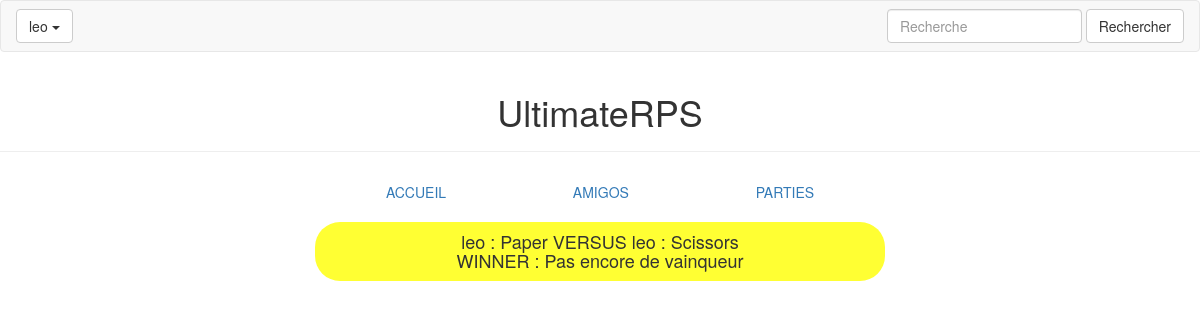
The app's page / (signed in) with its own data.
### game/models.py (models this page shows, shortened)
class Game(models.Model):
	Creator = models.ForeignKey(
		User, related_name='creator', null=True)
	Opponent = models.ForeignKey(
		User, related_name='opponent', null=True, blank=True)
	CreatorHand = models.CharField(
		max_length=10, choices=HANDS, default=NULL)
	OpponentHand = models.CharField(
		max_length=10, choices=HANDS, default=NULL)
	Winner = models.ForeignKey(
		User, related_name='winner', null=True, blank=True)
	Completed = models.DateTimeField(
		null=True, blank=True)
	Created = models.DateTimeField(
		auto_now_add=True)
	Modified = models.DateTimeField(
		auto_now=True)

### accueil/views.py (the view)
# urls.py: 2. Add a URL to urlpatterns:  url(r'^$', views.home, name='home')
def home(request):
	if request.user.is_authenticated():
		parties = Game.objects.filter(Creator=request.user) | Game.objects.filter(Opponent=request.user)
		return render(request, 'accueil/home.html', {'liste_parties' : parties})
	else :
		return render(request, 'accueil/deco.html')

### accueil/templates/accueil/home.html (shortened to what this page needs)
{% extends "base.html" %}
{% block content %}
	{% for partie in liste_parties %}
			<div class = "row" style ="padding-top : 10px"></div>
			<div class="row", style="{% cycle 'background-color: #FFFF33;border-radius: 25px;' 'background-color: #66FF33;border-radius: 25px;' 'background-color: #F84533;border-radius: 25px;' 'background-color: #33CCFF;border-radius: 25px;' %}">
				<div class="col-xs-8 col-xs-offset-2">
					<h4 class="text-center">
						{{ partie.Creator.username }} : {{partie.CreatorHand}} VERSUS
						{{ partie.Opponent.username }} : {{partie.OpponentHand}}
						<br>
						WINNER :
						{% if not partie.Winner %}
							Pas encore de vainqueur
						{% else %}
							{{ partie.Winner }}
						{% endif %}
					</h4>
				</div>
			</div>
		{% empty %}
			<p>Aucune partie</p>
		{% endfor %}
{% endblock %}

### RPSleo/templates/base.html (shortened to what this page needs)
<!DOCTYPE html>
<html lang="fr">
  <head>
    <link href="{% static "/css/bootstrap.min.css" %}" rel="stylesheet">
  </head>
  <body>
    <nav class="navbar navbar-default">
      <div class="container-fluid">
        {% if user.is_authenticated %}
          <div class="dropdown-container">
            <button class="navbar-left btn btn-default navbar-btn dropdown-toggle" type="button" id="dropdownMenu1" data-toggle="dropdown" aria-haspopup="true" aria-expanded="true">
               {{ user.username }}
              <span class="caret"></span>
            </button>
          </div>
        {% endif %}
        <div class=""><span class="pull-right">
          <form id="search" action="/search/" method="get" class="navbar-form navbar-right">
            <div class="form-group">
              <input type="text" id="searchbox" name="q" class="form-control" placeholder="Recherche">
            </div>
            <button type="submit" class="btn btn-default">Rechercher</button>
          </form>
        </span></div>
      </div>
    </nav>
    <div class="page-header text-center">
        <h1>UltimateRPS</h1>
    </div>
    <div class="container">
      <div class="row">
        <div class="col-md-6 col-md-offset-3">
          <ul class="nav nav-pills nav-justified">
            <li class="nav-item" role="presentation"><a class="nav-link active" href="/">ACCUEIL</a></li>
            <li class="nav-item" role="presentation"><a class="nav-link active" href="/recherche">AMIGOS</a></li>
            <li class="nav-item" role="presentation"><a class="nav-link active" href="/partie">PARTIES</a></li>
          </ul>
        </div>
      </div>
    </div>
   <div class="container">
     <div class="col-xs-10 col-xs-offset-1 col-md-6 col-md-offset-3">
       {% block content %}{% endblock %}
     </div>
   </div>
  </body>
</html>

### records on screen
Game: Creator.username "leo", CreatorHand "Paper", Opponent.username "leo", OpponentHand "Scissors", shows "Pas encore de vainqueur"

### other values on screen
{{ user.username }} "leo"
